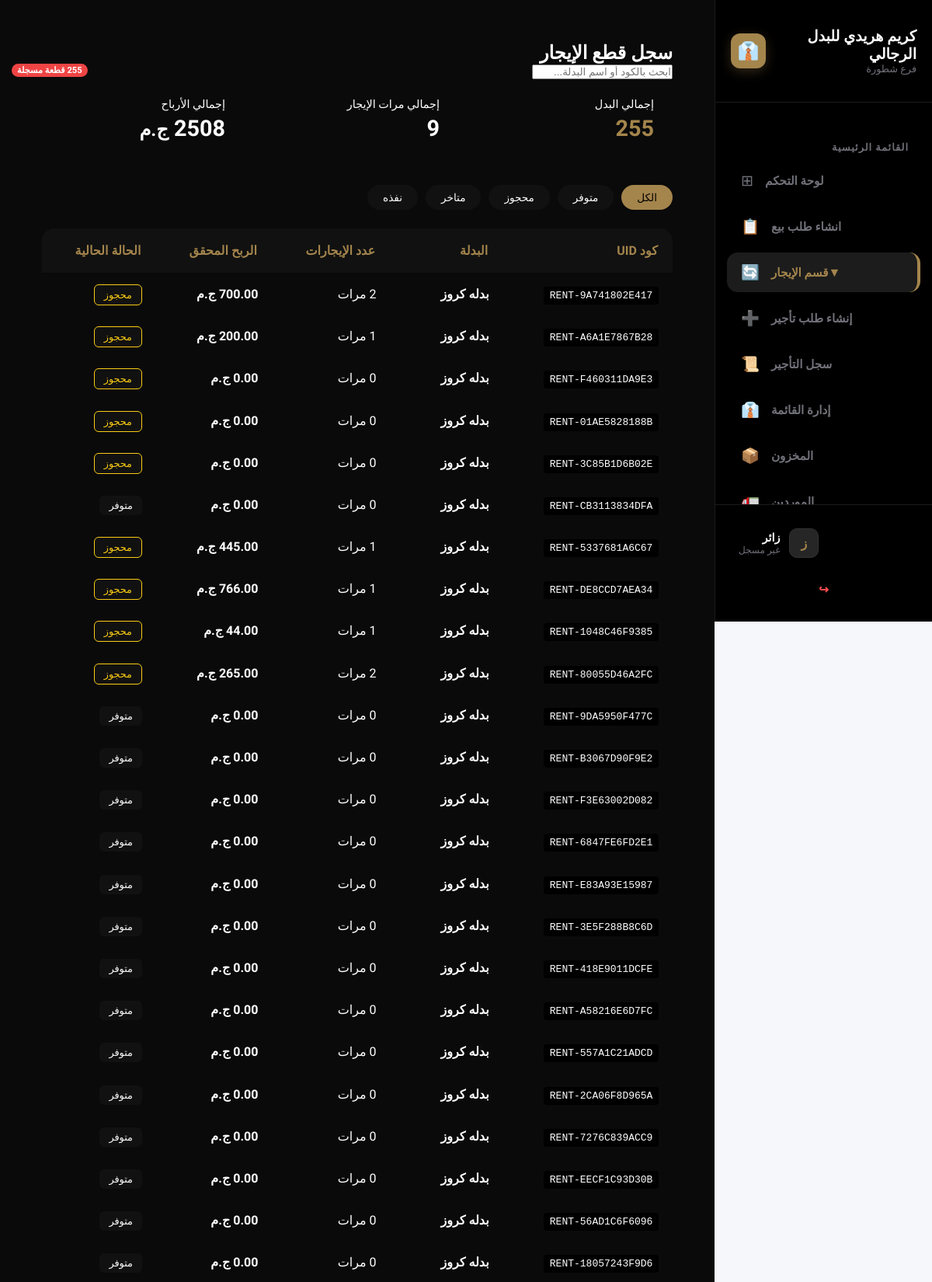
Page /pos/rental-items-log/ (upper part) on the committed database.
### categories/models.py (models this page shows, shortened)
class Rental_status_choices(models.Model):
    status = models.CharField (max_length=100, verbose_name="حالة ايجار المنتج")

### pos/models.py (models this page shows, shortened)
class RentalItem(models.Model):
    UID = models.CharField(max_length=50, unique=True, verbose_name="كود البدلة", editable=False)
    item = models.ForeignKey(InventoryItem, on_delete=models.CASCADE, verbose_name="البدلة", limit_choices_to={'is_rental': True})
    rental_count = models.PositiveIntegerField(default=0, verbose_name="عدد مرات الإيجار")
    profit = models.DecimalField(max_digits=10, decimal_places=2, default=0, verbose_name="الربح من الإيجار")
    status = models.ForeignKey(Rental_status_choices, on_delete=models.CASCADE, verbose_name="حالة البدلة", null=True, blank=True, default=1)

class InventoryItem(models.Model):
    name = models.CharField(max_length=200, verbose_name="اسم الصنف")
    category = models.ForeignKey(IngredientCategory, on_delete=models.CASCADE, related_name='items', verbose_name="الفئة")
    size = models.ForeignKey(Size_choices, on_delete=models.CASCADE, verbose_name="الحجم")
    color = models.ForeignKey(Colors_choices, on_delete=models.CASCADE, verbose_name="اللون")
    quantity = models.PositiveIntegerField(verbose_name="الكمية الحالية")
    min_limit = models.PositiveIntegerField(verbose_name="حد الطلب (الحد الأدنى)")
    unit = models.ForeignKey(Unit_choices, on_delete=models.CASCADE, verbose_name="الوحدة")
    unit_cost = models.DecimalField(max_digits=10, decimal_places=2, verbose_name="سعر الوحدة")
    supply_cost = models.DecimalField(max_digits=10, decimal_places=2, verbose_name="تكلفة التوريد")
    profit = models.DecimalField(max_digits=10, decimal_places=2, verbose_name="الربح المتوقع")
    updated_at = models.DateTimeField(auto_now=True, verbose_name="آخر تحديث")
    Supplier = models.ForeignKey(Supplier, on_delete=models.CASCADE, verbose_name="المورد")
    is_rental = models.BooleanField(default=False, verbose_name="هل الصنف للإيجار؟")
    rental_code = models.CharField(max_length=20, unique=True, null=True, blank=True, editable=False, verbose_name="كود الصنف")

### pos/views.py (the view)
# urls.py: path('rental-items-log/', views.rental_items_list, name='rental_items_list'),
def rental_items_list(request):
    items = RentalItem.objects.all().select_related('item', 'status')
    search_query = request.GET.get('search')
    if search_query:
        items = items.filter(
            Q(item__name__icontains=search_query) |
            Q(UID__icontains=search_query)
        )
    status_filter = request.GET.get('status')
    if status_filter and status_filter.isdigit():
        items = items.filter(status_id=status_filter)
    stats = {
        'total_items': items.count(),
        'total_rentals': items.aggregate(Sum('rental_count'))['rental_count__sum'] or 0,
        'total_profit': items.aggregate(Sum('profit'))['profit__sum'] or 0,
    }
    statuses = Rental_status_choices.objects.all()
    return render(request, 'pos/rental_items.html', {
        'items': items,
        'stats': stats,
        'statuses': statuses,
    })

### accounts/context_processors.py (called while the page is built)
def notifications_processor(request):
    if request.user.is_authenticated:
        notifications = Notification.objects.filter(user=request.user, is_deleted=False).order_by('-created_at')[:10]
    else:
        notifications = []
    return {'notifications': notifications}

### templates/pos/rental_items.html (shortened to what this page needs)
{% extends 'base.html' %}
{% load static %}
{% block extra_css %}
<link rel="stylesheet" href="{% static 'css/rental_item.css' %}">
{% endblock %}
{% block content %}
<div class="pos-wrapper">
    <section class="main-content-section">
        <header class="pos-top-bar">
            <div class="title-area">
                <h2> سجل قطع الإيجار</h2>
                <span class="badge">{{ items|length }} قطعة مسجلة</span>
            </div>
            <form method="GET" class="search-box">
                <input type="text" name="search" placeholder="ابحث بالكود أو اسم البدلة..." value="{{ request.GET.search }}">
            </form>
        </header>
        <div class="stats-container">
            <div class="stat-item">
                <span class="stat-label">إجمالي البدل</span>
                <span class="stat-value">{{ stats.total_items }}</span>
            </div>
            <div class="stat-item highlight-blue">
                <span class="stat-label">إجمالي مرات الإيجار</span>
                <span class="stat-value">{{ stats.total_rentals }}</span>
            </div>
            <div class="stat-item highlight-green">
                <span class="stat-label">إجمالي الأرباح</span>
                <span class="stat-value">{{ stats.total_profit }} <small>ج.م</small></span>
            </div>
        </div>
        <div class="filter-tabs">
            <a href="?status=" class="filter-btn {% if not request.GET.status %}active{% endif %}">الكل</a>
            {% for s in statuses %}
            <a href="?status={{ s.id }}" class="filter-btn {% if request.GET.status == s.id|stringformat:'i' %}active{% endif %}">
                {{ s.status }}
            </a>
            {% endfor %}
        </div>
        <div class="table-card">
            <table class="custom-table">
                <thead>
                    <tr>
                        <th>كود UID</th>
                        <th>البدلة</th>
                        <th>عدد الإيجارات</th>
                        <th>الربح المحقق</th>
                        <th>الحالة الحالية</th>
                    </tr>
                </thead>
                <tbody>
                    {% for item in items %}
                    <tr>
                        <td><span class="uid-tag">{{ item.UID }}</span></td>
                        <td><strong>{{ item.item.name }}</strong></td>
                        <td>{{ item.rental_count }} مرات</td>
                        <td class="profit-text">{{ item.profit }} ج.م</td>
                        <td>
                            <span class="status-badge status-{{ item.status.id }}">
                                {{ item.status.status }}
                            </span>
                        </td>
                    </tr>
                    {% empty %}
                    <tr>
                        <td colspan="5" class="empty-msg">لا توجد بيانات متاحة حالياً</td>
                    </tr>
                    {% endfor %}
                </tbody>
            </table>
        </div>
    </section>
</div>
{% endblock %}

### static/css/sidebar.css (style rules this page uses)
:root { --accent-gold: #a4854c; --surface-dark: #111111; --bg-active: #1c1c1c; --text-gold: #bc9c65; --text-white: #ffffff; --text-dim: #71717a; --sidebar-width: 280px; }
.badge { position: absolute; left: 15px; background: #ef4444; color: white; font-size: 0.7rem; padding: 2px 7px; border-radius: 20px; font-weight: bold; }

### static/css/rental_item.css (style rules this page uses)
.main-content-section { padding: 1.5rem; width: 100%; overflow-y: auto; background: var(--bg-dark); }
.stats-container { display: grid; grid-template-columns: repeat(auto-fit, minmax(200px, 1fr)); gap: 1rem; margin-bottom: 2rem; }
.stat-item { background: var(--card-dark); padding: 1.5rem; border-radius: 12px; border: 1px solid var(--border-color); display: flex; flex-direction: column; gap: 5px; }
.stat-label { color: var(--text-muted); font-size: 0.9rem; }
.stat-value { font-size: 1.8rem; font-weight: 800; color: var(--accent-gold); }
.highlight-blue .stat-value { color: var(--accent-blue); }
.highlight-green .stat-value { color: var(--accent-green); }
.filter-tabs { display: flex; gap: 10px; margin-bottom: 1.5rem; flex-wrap: wrap; }
.filter-btn { padding: 8px 20px; background: var(--surface-dark); border: 1px solid var(--border-color); color: var(--text-muted); border-radius: 20px; text-decoration: none; transition: 0.3s; font-size: 0.85rem; }
.filter-btn.active, .filter-btn:hover { background: var(--accent-gold); color: #000; border-color: var(--accent-gold); }
.table-card { background: var(--card-dark); border-radius: 16px; border: 1px solid var(--border-color); overflow: hidden; }
.custom-table { width: 100%; border-collapse: collapse; text-align: right; }
.custom-table th { background: var(--surface-dark); padding: 1.2rem; color: var(--accent-gold); font-weight: 600; border-bottom: 2px solid var(--border-color); }
.custom-table td { padding: 1.1rem; border-bottom: 1px solid var(--border-color); color: var(--text-main); }
.uid-tag { font-family: monospace; background: #000; padding: 4px 8px; border-radius: 4px; color: var(--accent-blue); }
.profit-text { color: var(--accent-green); font-weight: bold; }
.status-badge { padding: 5px 12px; border-radius: 6px; font-size: 0.8rem; background: var(--surface-dark); }
.status-1 { color: var(--accent-green); border: 1px solid var(--accent-green); }
.status-2 { color: #facc15; border: 1px solid #facc15; }

### templates/base.html (style rules this page uses)
* { margin: 0; padding: 0; box-sizing: border-box; }
body { font-family: 'Cairo', sans-serif; background-color: #f5f7fa; margin: 0; padding-right: 280px; min-height: 100vh; }

### rows in the picture
Rental_status_choices: status "متوفر"
Rental_status_choices: status "محجوز"
Rental_status_choices: status "متاخر"
Rental_status_choices: status "نفذه"
RentalItem: UID "RENT-9A741802E417", item.name "بدله كروز", profit "700.00", status.status "محجوز"
RentalItem: UID "RENT-A6A1E7867B28", item.name "بدله كروز", profit "200.00", status.status "محجوز"
RentalItem: UID "RENT-F460311DA9E3", item.name "بدله كروز", profit "0.00", status.status "محجوز"
RentalItem: UID "RENT-01AE5828188B", item.name "بدله كروز", profit "0.00", status.status "محجوز"
RentalItem: UID "RENT-3C85B1D6B02E", item.name "بدله كروز", profit "0.00", status.status "محجوز"
RentalItem: UID "RENT-CB3113834DFA", item.name "بدله كروز", profit "0.00", status.status "متوفر"
RentalItem: UID "RENT-5337681A6C67", item.name "بدله كروز", profit "445.00", status.status "محجوز"
RentalItem: UID "RENT-DE8CCD7AEA34", item.name "بدله كروز", profit "766.00", status.status "محجوز"
RentalItem: UID "RENT-1048C46F9385", item.name "بدله كروز", profit "44.00", status.status "محجوز"
RentalItem: UID "RENT-80055D46A2FC", item.name "بدله كروز", profit "265.00", status.status "محجوز"
RentalItem: UID "RENT-9DA5950F477C", item.name "بدله كروز", profit "0.00", status.status "متوفر"
RentalItem: UID "RENT-B3067D90F9E2", item.name "بدله كروز", profit "0.00", status.status "متوفر"
RentalItem: UID "RENT-F3E63002D082", item.name "بدله كروز", profit "0.00", status.status "متوفر"
RentalItem: UID "RENT-6847FE6FD2E1", item.name "بدله كروز", profit "0.00", status.status "متوفر"
RentalItem: UID "RENT-E83A93E15987", item.name "بدله كروز", profit "0.00", status.status "متوفر"
RentalItem: UID "RENT-3E5F288B8C6D", item.name "بدله كروز", profit "0.00", status.status "متوفر"
RentalItem: UID "RENT-418E9011DCFE", item.name "بدله كروز", profit "0.00", status.status "متوفر"
RentalItem: UID "RENT-A58216E6D7FC", item.name "بدله كروز", profit "0.00", status.status "متوفر"
RentalItem: UID "RENT-557A1C21ADCD", item.name "بدله كروز", profit "0.00", status.status "متوفر"
RentalItem: UID "RENT-2CA06F8D965A", item.name "بدله كروز", profit "0.00", status.status "متوفر"
RentalItem: UID "RENT-7276C839ACC9", item.name "بدله كروز", profit "0.00", status.status "متوفر"
RentalItem: UID "RENT-EECF1C93D30B", item.name "بدله كروز", profit "0.00", status.status "متوفر"
RentalItem: UID "RENT-56AD1C6F6096", item.name "بدله كروز", profit "0.00", status.status "متوفر"
RentalItem: UID "RENT-18057243F9D6", item.name "بدله كروز", profit "0.00", status.status "متوفر"

### other values in the picture
{{ items|length }} "255"
{{ stats.total_items }} "255"
{{ stats.total_rentals }} "9"
{{ stats.total_profit }} "2508"
